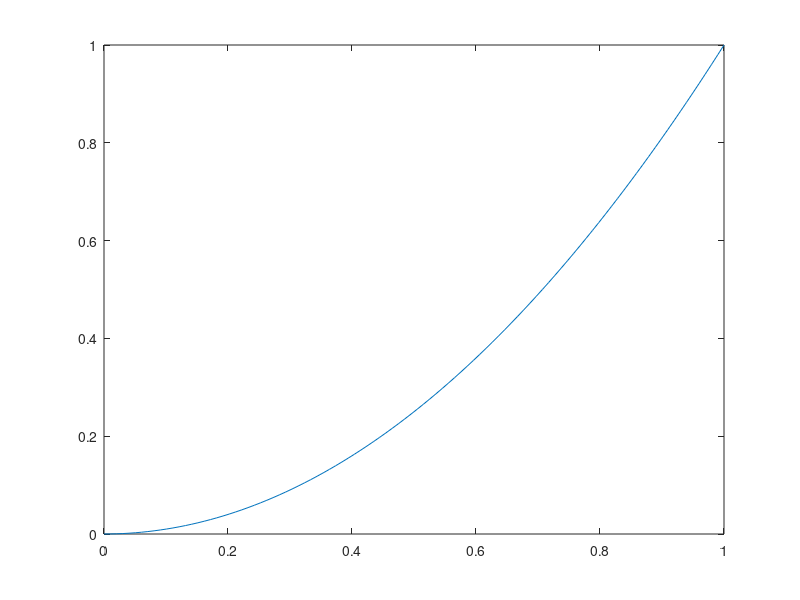
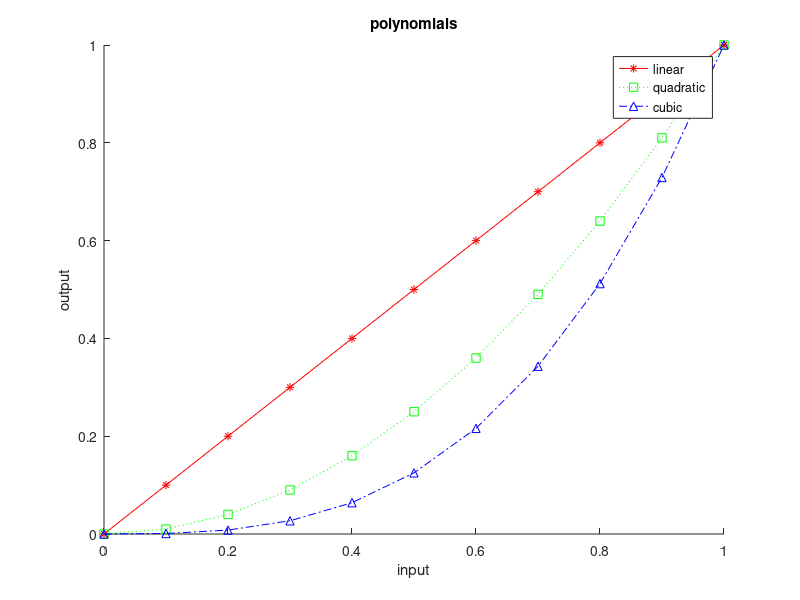
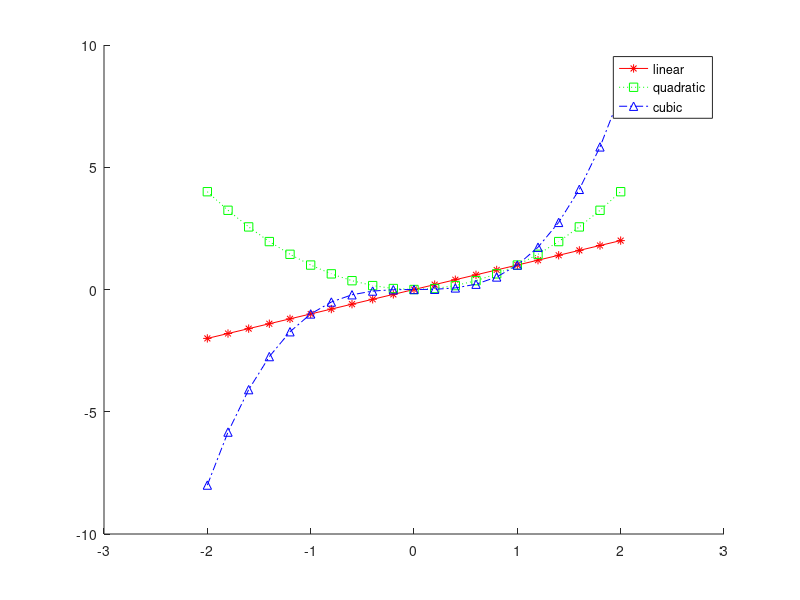
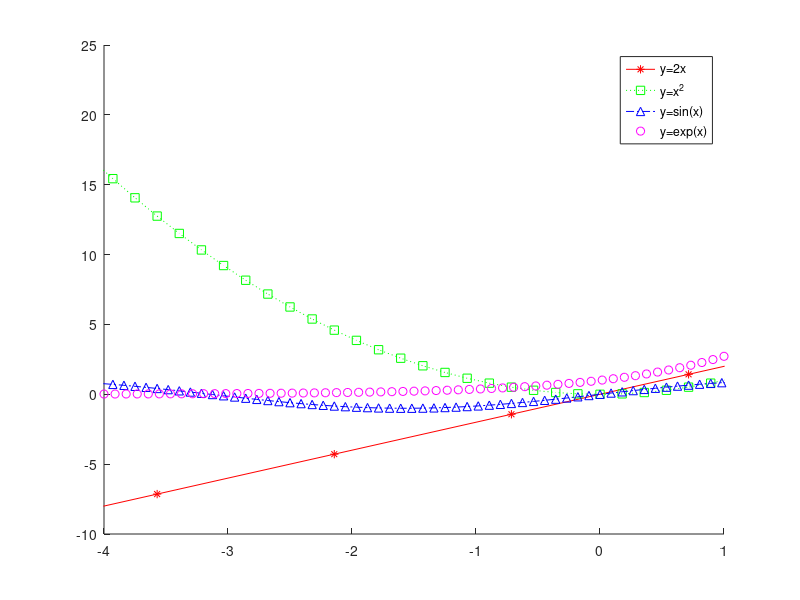

Here is the MATLAB script that generated these plots, in order: (Note: this script raises an error after producing the figures.)
%% 2-D graph is a collection of line segments.
close all

x = [0, 1, 2, 3];
y = [0, 1, 4, 9];
 
plot(x, y)

x = linspace(0, 1);
y = x.^2;
 
plot(x, y)

%% Lots of line segments looks like a smooth curve.
close all

x = linspace(0, 1);
y = x.^2;
 
plot(x, y)


%% Multiple lines, line specifier, miscell info
close all

x = linspace(0, 1, 11);

figure, hold on,
plot(x, x.^1, 'r*-')
plot(x, x.^2, 'gs:')
plot(x, x.^3, 'b^-.')

xlabel('input')
ylabel('output')
title('polynomials')
legend('linear', ...
    'quadratic', ...
    'cubic')


%% axis
close all

x = linspace(-2, 2, 21);

figure, hold on,
plot(x, x.^1, 'r*-')
plot(x, x.^2, 'gs:')
plot(x, x.^3, 'b^-.')

legend('linear', ...
    'quadratic', ...
    'cubic')

axis([-3, 3, -10, 10])
xlim([-3, 3])
ylim([-10, 10])

% axis padded     % margin at all boundaries
% axis tight      % no margin
% axis equal      % equal ruler for all axes
% axis square     % square axes
% axis normal     % back to default


%% fplot
close all

figure, hold on,
fplot(@(x) 2*x, 'r*-')
fplot(@(x) x.^2, 'gs:')
fplot(@sin, 'b^-.')
fplot(@exp, [-4, 1], 'mo')

legend('y=2x', 'y=x^2', ...
    'y=sin(x)', 'y=exp(x)')

%% subplot
close all

figure,
subplot(2, 2, 1), fplot(@sin)
subplot(2, 2, 2), fplot(@cos)
subplot(2, 2, 3), fplot(@tan)
subplot(2, 2, 4), fplot(@exp)


%% plot3
close all

t = 0:0.1:10*pi;

x = sin(2*t);
y = cos(2*t);
z = t;

figure,
plot3(x, y, z)
xlabel('x'), ylabel('y'), zlabel('z')
title('3d spiral')


%% fplot3
close all

fplot3(@(t) sin(2*t), ...
    @(t) cos(2*t), ...
    @(t) t, ...
    [0, 10*pi])


%% surf
close all

x = linspace(-1, 3);
y = linspace(1, 4);
[xx, yy] = meshgrid(x, y);
zz = xx.*yy.^2./(xx.^2+yy.^2);

surf(xx, yy, zz)
shading interp

colormap hot
colorbar


%% fsurf
close all

fsurf(@(x, y) x.*y.^2./ ...
    (x.^2 + y.^2), ...
    [-1, 3, 1, 4])
